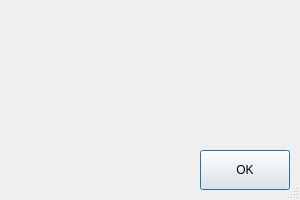
<?xml version="1.0" encoding="UTF-8"?>
<!--
 Customized QDialog.

 Copyright (C) Sapura Secured Technologies, 2016-2021. All Rights Reserved.

 @file
 @version $Id: MessageDialog.ui 1446 2021-03-30 07:17:41Z rosnin $
-->
<ui version="4.0">
 <class>MessageDialog</class>
 <widget class="QDialog" name="MessageDialog">
  <property name="geometry">
   <rect>
    <x>0</x>
    <y>0</y>
    <width>300</width>
    <height>200</height>
   </rect>
  </property>
  <property name="sizePolicy">
   <sizepolicy hsizetype="Preferred" vsizetype="Expanding">
    <horstretch>0</horstretch>
    <verstretch>0</verstretch>
   </sizepolicy>
  </property>
  <property name="sizeGripEnabled">
   <bool>true</bool>
  </property>
  <layout class="QVBoxLayout" name="verticalLayout1">
   <property name="spacing">
    <number>5</number>
   </property>
   <property name="leftMargin">
    <number>5</number>
   </property>
   <property name="topMargin">
    <number>5</number>
   </property>
   <property name="rightMargin">
    <number>5</number>
   </property>
   <property name="bottomMargin">
    <number>5</number>
   </property>
   <item>
    <widget class="QLabel" name="textLabel">
     <property name="sizePolicy">
      <sizepolicy hsizetype="Preferred" vsizetype="Preferred">
       <horstretch>0</horstretch>
       <verstretch>0</verstretch>
      </sizepolicy>
     </property>
     <property name="minimumSize">
      <size>
       <width>0</width>
       <height>90</height>
      </size>
     </property>
     <property name="wordWrap">
      <bool>true</bool>
     </property>
    </widget>
   </item>
   <item>
    <widget class="QSplitter" name="splitter">
     <property name="sizePolicy">
      <sizepolicy hsizetype="Expanding" vsizetype="Expanding">
       <horstretch>0</horstretch>
       <verstretch>0</verstretch>
      </sizepolicy>
     </property>
     <property name="lineWidth">
      <number>0</number>
     </property>
     <property name="orientation">
      <enum>Qt::Vertical</enum>
     </property>
     <property name="handleWidth">
      <number>2</number>
     </property>
     <property name="childrenCollapsible">
      <bool>false</bool>
     </property>
    </widget>
   </item>
   <item>
    <layout class="QHBoxLayout" name="horizontalLayout">
     <property name="spacing">
      <number>0</number>
     </property>
     <property name="rightMargin">
      <number>5</number>
     </property>
     <property name="bottomMargin">
      <number>5</number>
     </property>
     <item>
      <spacer name="horizontalSpacer">
       <property name="orientation">
        <enum>Qt::Horizontal</enum>
       </property>
       <property name="sizeHint" stdset="0">
        <size>
         <width>40</width>
         <height>0</height>
        </size>
       </property>
      </spacer>
     </item>
     <item>
      <widget class="QPushButton" name="okButton">
       <property name="sizePolicy">
        <sizepolicy hsizetype="Preferred" vsizetype="Fixed">
         <horstretch>0</horstretch>
         <verstretch>0</verstretch>
        </sizepolicy>
       </property>
       <property name="minimumSize">
        <size>
         <width>90</width>
         <height>40</height>
        </size>
       </property>
       <property name="text">
        <string>OK</string>
       </property>
      </widget>
     </item>
    </layout>
   </item>
  </layout>
 </widget>
 <resources/>
 <connections/>
</ui>
